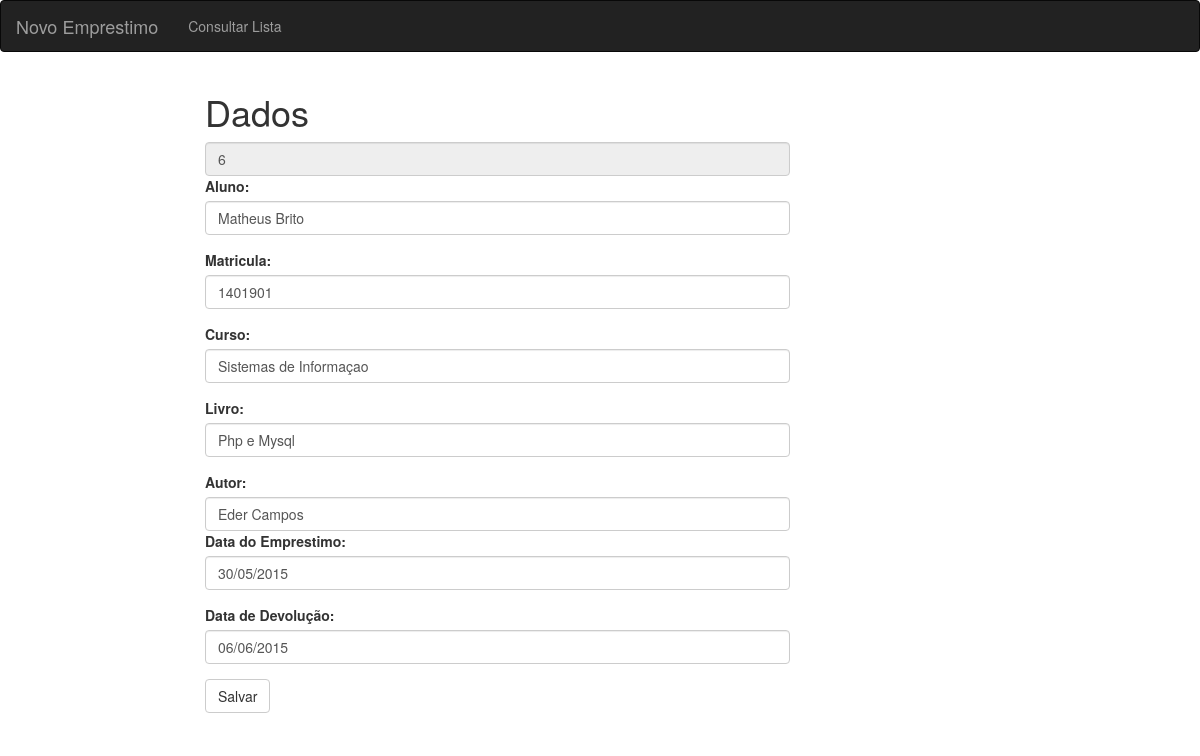
The page /form_alterar.php?id=6 on the database its author committed.
### tables this page shows
CREATE TABLE IF NOT EXISTS `lista` (
  `id` int(11) NOT NULL,
  `aluno` varchar(200) NOT NULL,
  `matricula` varchar(200) NOT NULL,
  `curso` varchar(200) NOT NULL,
  `livro` varchar(200) NOT NULL,
  `autor` varchar(200) NOT NULL,
  `dt_emprestimo` varchar(200) NOT NULL,
  `dt_devolucao` varchar(200) NOT NULL
);

### form_alterar.php (the view, shortened to what this page needs)
<html>
<head>
<link href="css/bootstrap.css" rel="stylesheet">
	</head>
	<body>
	<nav role="navigation" class="navbar navbar-inverse" >
      <div class="navbar-header">
                <a href="index.php" class="navbar-brand">Novo Emprestimo</a>
      </div>
            <div id="navbarCollapse" class="collapse navbar-collapse">
                <ul class="nav navbar-nav">
                    <li ><a href="lista2.php">Consultar Lista</a></li>
                  </ul>
            </div>
  </nav>
<div class="row" >
    <div class="col-md-2"></div>
    <div class="col-md-6">
<?php
$cod =$_GET["id"];
 include_once("conexao.php");
 $sql="SELECT * FROM lista WHERE id =$cod";
 $res =mysql_query($sql, $con) or die ("Erro ao pesquizar dados no banco!". mysql_error());
if ($res){
 while ($reg =mysql_fetch_assoc($res)){
?>
<h1>Dados</h1>
<form  method="POST" name="form-4" action ="alterar.php">
		<input name="codigo"  class="form-control" type="hiden" readonly="readonly" value="<?php echo $reg['id'];?>">
		<div class="form-group">
			<label>Aluno:</label>
			<input type="text" class="form-control" name="aluno" value="<?php  echo $reg['aluno']; ?>">
		</div>
		<div class="form-group">
			<label>Matricula:</label>
			<input  type="text" name="matricula"  class="form-control" value="<?php  echo $reg['matricula']; ?>">
		</div>
		<div class="form-group">
			<label>Curso:</label>
			<input  type="text" name="curso" class="form-control" value="<?php  echo $reg['curso']; ?>">
		</div>
		<div class="form-group">
			<label>Livro:</label>
			<input  type="text" name="livro" class="form-control" value="<?php  echo $reg['livro']; ?>">
		</div>
		<div class="form-group">
			<label>Autor:</label>
			<input   type= "text" name="autor"  class="form-control" value="<?php  echo $reg['autor']; ?>">
		<div class="form-group">
			<label>Data do Emprestimo:</label>
			<input type="text"name="dt_emprestimo"  class="form-control" value="<?php  echo $reg['dt_emprestimo']; ?>">
		</div>
		<div class="form-group">
			<label>Data de Devolução:</label>
			<input type="text" name="dt_devolucao"class="form-control" value="<?php  echo $reg['dt_devolucao']; ?>">
		</div>
		<input type="submit" class="btn btn-default" value="Salvar">
	</form>
 	</div>
  <div class="col-md-2"> </div>
	</div>
<?php
	}
}
?>
</body>
</html>

### rows shown on the page
lista: codigo "6", aluno "Matheus Brito", matricula "1401901", curso "Sistemas de Informaçao", livro "Php e Mysql", autor "Eder Campos", dt_emprestimo "30/05/2015", dt_devolucao "06/06/2015"
